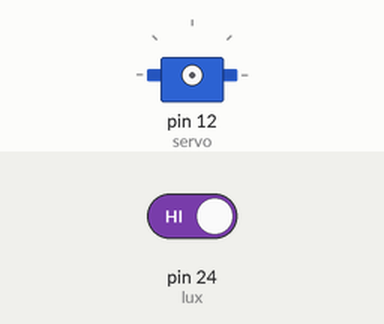
This program was run on a simulated Raspberry Pi (header pin numbers). On the bench: servo. The test bench sets the inputs (shaded band); at power-on: pin 24 (lux) HIGH. Servo angles are drawn from the pulse width (0.5 ms = 0°, 2.5 ms = 180°).

Above: at 1.2 s.
1.3 s: pin 24 (lux) driven LOW
At 3.1 s:
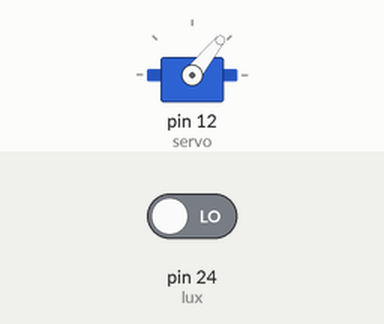
3.8 s: pin 24 (lux) driven HIGH
At 6.2 s:
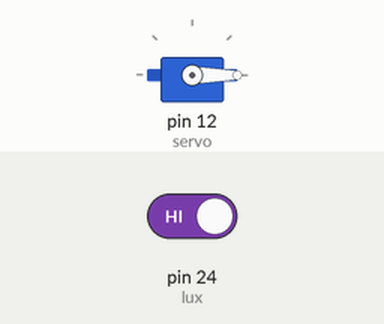
Timing chart, 0 to 7.7 s (numbered marks = the images above; inputs shaded):
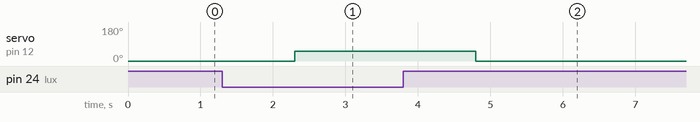

Measured:
- after the input at 1.3 s, servo on pin 12 (servo): 0° → 51° after 1.0 s
- after the input at 3.8 s, servo on pin 12 (servo): 51° → 0° after 1.0 s

The program:

04_blind.py
```python
import RPi.GPIO as GPIO
import time
GPIO.setwarnings(False)
GPIO.setmode(GPIO.BOARD)

servo = 12 #보드 12번 GPIO18
GPIO.setup(servo, GPIO.OUT)
lux = 24 #조도센서 보드24 GPIO8
GPIO.setup(lux, GPIO.IN)
flag = 1 #블라인드 상태 저장 변수. 내려가 있는 것이 1

freq = 100.0
deg_min = 0.0
deg_max = 180.0
dc_min = 5.0
dc_max = 22.0
#모터 그라운드 9번 사용.
def convert_dc(deg):
    return((deg-deg_min)*(dc_max-dc_min)/(deg_max-deg_min)+dc_min)

p = GPIO.PWM(servo, freq)
p.start(0)

while 1:
    if(GPIO.input(lux)==0): #빛이 밝아지고
        if(flag==1):#블라인드가 내려가 있음.
            for deg in range(0,61, 60):
                dc=convert_dc(float(deg))
                p.ChangeDutyCycle(dc)
                flag = 0 #블라인드 올라가 있음.
                time.sleep(1)
    else :#날이 어두우면
        if(flag == 0):#블라인드가 올라가 있으면
            for deg in range(60,-1, -60):
                dc=convert_dc(float(deg))
                p.ChangeDutyCycle(dc)
                flag=1
                time.sleep(1)
GPIO.cleanup()
p.stop()
#GPIO.cleanup()
```
